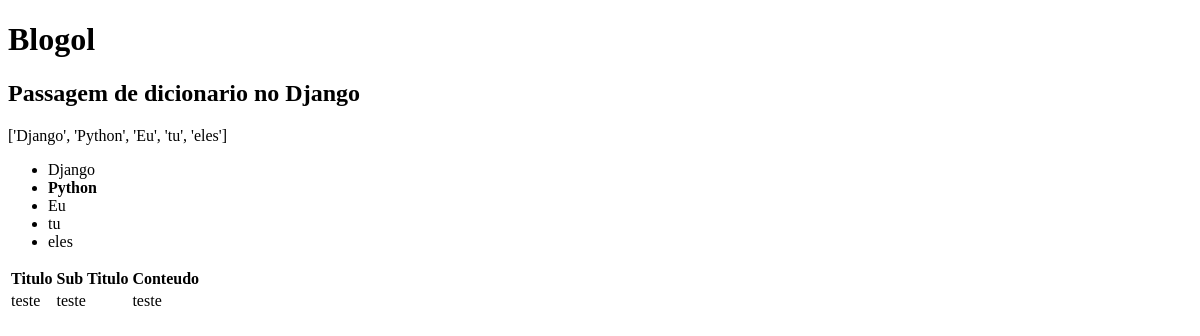
/blog/, run on an earlier commit of the app's database.
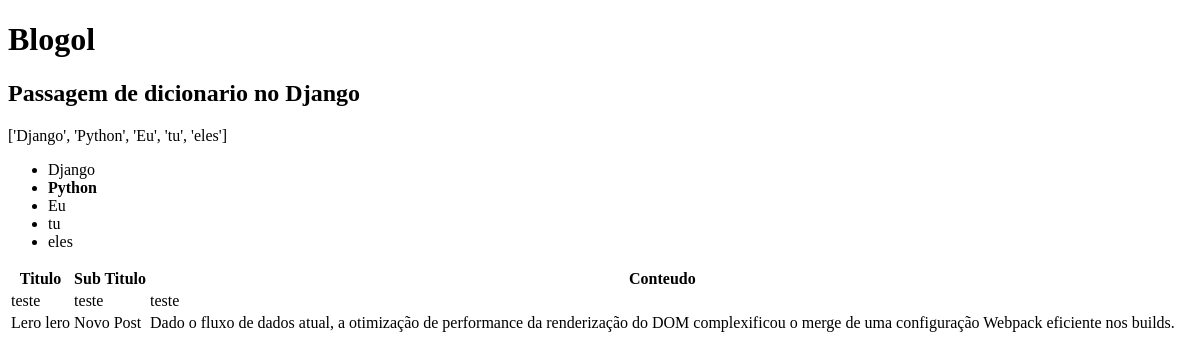
And on a later commit of the database.
### website/models.py (models this page shows)
class Post(models.Model):
    title = models.CharField(max_length=100)
    sub_title = models.CharField(verbose_name='Sub titulo', max_length=200)
    content = models.TextField()

### website/views.py (the view)
# urls.py: path('', blog_hellow),
def blog_hellow(request):
     list = ['Django', 'Python', 'Eu', 'tu', 'eles']
     list_posts = Post.objects.all();
     data = {'name': 'Passagem de dicionario no Django',
             'list': list,
             'posts': list_posts}
     return render(request, 'index.html', data)

### website/templates/index.html (shortened to what this page needs)
<!DOCTYPE html>
<html lang="en">
<head>
</head>
<body>
<h1> Blogol </h1>
<h2>{{ name }}</h2>
{{ list }}
<ul>
    {% for i in list %}
        <li>
            {% if i == 'Python' %}
                <b>{{ i }}</b>
            {% else %}
                {{ i }}
            {% endif %}
        </li>
    {% endfor %}
</ul>
<table>
    <thead>
    <tr>
        <th>Titulo</th>
        <th>Sub Titulo</th>
        <th>Conteudo</th>
    </tr>
    </thead>
    <tbody>
    {% for post in posts %}
        <tr>
            <td>{{ post.title }}</td>
            <td>{{ post.sub_title }}</td>
            <td>{{ post.content }}</td>
        </tr>
    {% endfor %}
    </tbody>
</table>
</body>
</html>

What changed in the data, as far as the page shows it:
added Post: title "Lero lero", sub_title "Novo Post", content "Dado o fluxo de dados atual, a otimização de performance da renderização do DOM complexificou o merge de uma configuração Webpack eficiente nos builds."
